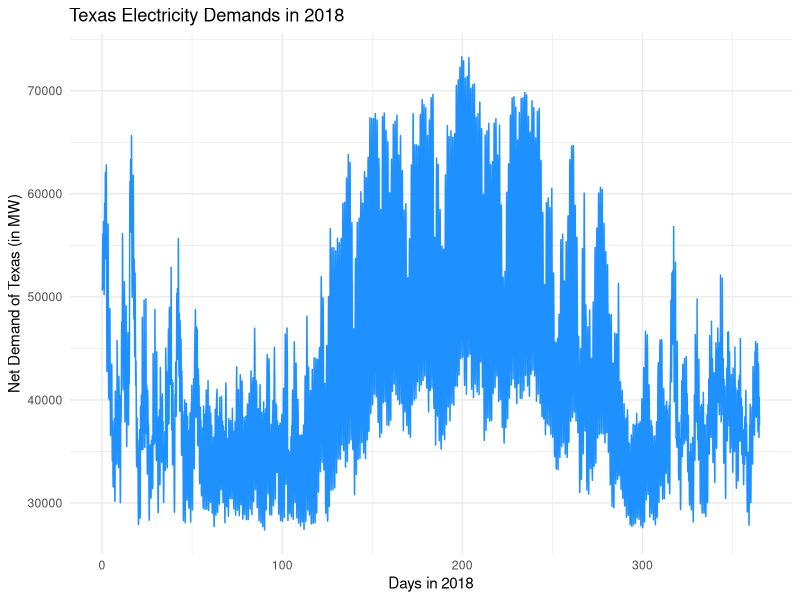
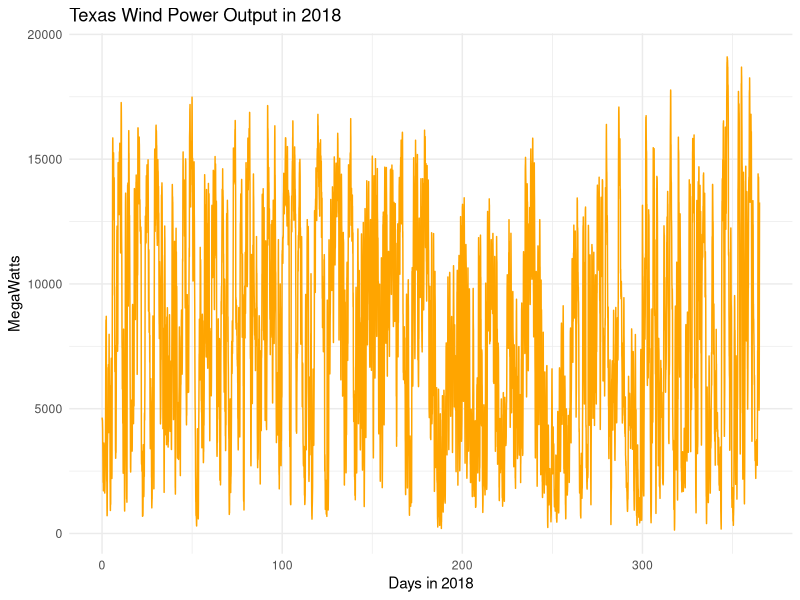

Recreate these plots in R, in order. (Note: this script raises an error after producing the figures.)
## ---- chunk 1
knitr::opts_chunk$set(collapse=TRUE, comment="##", fig.retina=2, fig.path = "README_figs/README-")
## ---- chunk 2
new_cran_packages <- c("ggplot2", "caret","stringr")
existing_packages <- installed.packages()[,"Package"]
missing_packages <- new_cran_packages[!(new_cran_packages %in% existing_packages)]
if(length(missing_packages)){
    install.packages(missing_packages)
}

library(ggplot2)
library(stringr)
library(caret)
## ---- chunk 3
dfDemand = read.csv("ERCOT_2018_Hourly_Wind_Output.csv")
demands = dfDemand$ERCOT.Load..MW
numberOfDays = length(demands)/24
## ---- chunk 4
days = vector(length = numberOfDays * 24)
for (hour in seq_len(numberOfDays * 24)) {
  days[hour] = hour / 24 
}

ggplot(dfDemand, aes(x = days, y = demands)) + geom_line(color = "dodgerblue") + 
  labs(title = "Texas Electricity Demands in 2018", x = "Days in 2018", y = "Net Demand of Texas (in MW)") +
  theme_minimal()
## ---- chunk 5
dfDemand$Windless_Load = dfDemand$ERCOT.Load..MW - dfDemand$Total.Wind.Output..MW
windDemand = dfDemand$Windless_Load
windOutput = dfDemand$Total.Wind.Output..MW

ggplot(dfDemand, aes(x = days, y = windOutput)) + geom_line(color = "orange") + 
  labs(title = "Texas Wind Power Output in 2018", x = "Days in 2018", y = "MegaWatts") + theme_minimal()
## ---- chunk 6
monthOfJan = dfDemand[grep("Jan", dfDemand$Date), ]
monthOfJan$Day = str_split_fixed(monthOfJan$ï..time.date.stamp, " ", 2)[,1]
monthOfJan$Hour = str_split_fixed(monthOfJan$ï..time.date.stamp, " ", 2)[,2]
monthOfJan$Day = as.Date(monthOfJan$Day, "%m/%d/%Y")
monthOfJan$Hour = as.numeric(format(strptime(monthOfJan$Hour,"%H:%M:%S"),'%H'))

#monthOfJan = monthOfJan %>% 
 # mutate(weekday = weekdays(Day)) %>%
  #mutate(weekday = factor(weekday, levels = c("Sunday", "Monday", "Tuesday", "Wednesday",
   #                                           "Thursday", "Friday", "Saturday")))

theme_heatmap = theme_light() +
  theme(panel.grid = element_blank(),
        panel.border = element_blank(),
        plot.title = element_text(face = "bold", size = 11, hjust = 0.5),
        axis.ticks = element_blank(),
        axis.title.x = element_blank(),
        axis.title.y = element_text(size = 10),
        axis.text.x = element_text(size = 10, angle = 90, hjust = 1),
        axis.text.y = element_text(size = 8))

ggJan = ggplot(monthOfJan, mapping = aes(x = Date, y = Hour, fill = ERCOT.Load..MW)) +
  geom_tile(colour = "white") + 
  scale_fill_gradient(low = "#f4fff6", high= "#0bb730") +
  scale_y_reverse(breaks=c(23:0), labels=c(23:0), expand = c(0,0)) +
  scale_x_discrete(expand = c(0,0), position = "top") +
  labs(title = "Electricity Demand Profile in January 2018", y = "Hour of Day", fill = "Load (in MW)") + 
  theme_heatmap 

print(ggJan)
## ---- chunk 7
monthOfJuly <- dfDemand[grep("Jul", dfDemand$Date), ]
monthOfJuly$Day = str_split_fixed(monthOfJuly$ï..time.date.stamp, " ", 2)[,1]
monthOfJuly$Hour = str_split_fixed(monthOfJuly$ï..time.date.stamp, " ", 2)[,2]
monthOfJuly$Day = as.Date(monthOfJuly$Day, "%m/%d/%Y")
monthOfJuly$Hour = as.numeric(format(strptime(monthOfJuly$Hour,"%H:%M:%S"),'%H'))

ggJuly = ggplot(monthOfJuly, mapping = aes(x = Date, y = Hour, fill = ERCOT.Load..MW)) +
  geom_tile(colour = "white") + 
  scale_fill_gradient(low = "#f4fff6", high= "#0bb730") +
  scale_y_reverse(breaks=c(23:0), labels=c(23:0), expand = c(0,0)) +
  scale_x_discrete(expand = c(0,0), position = "top") +
  labs(title = "Electricity Demand Profile in July 2018", y = "Hour of Day", fill = "Load (in MW)") +
  theme_heatmap 

print(ggJuly)
## ---- chunk 8
daysToTrainOn = c(-7,-2,-1)
rangeOfDays = seq(-min(daysToTrainOn), numberOfDays - 1, by = 1)
Y = NULL
for (day in rangeOfDays) {
  Y = rbind(Y, dfDemand$ERCOT.Load..MW[(day * 24): ((day + 1) * 24 - 1)])
}

X = NULL
for (day in rangeOfDays) {
  X_temp = cbind(t(dfDemand$ERCOT.Load..MW[(((day - 7)*24 +1)):((day - 7 + 1)*24)]),
            t(dfDemand$ERCOT.Load..MW[(((day - 2)*24) +1):((day - 2 + 1)*24)]),
            t(dfDemand$ERCOT.Load..MW[(((day - 1)*24) +1):((day - 1 + 1)*24)]))
  X = rbind(X, X_temp)
}
dim(X)
dim(Y)

Y = data.frame(Y)
X = data.frame(X)
## ---- chunk 9
# Windless 
#daysToTrainOn = c(-7,-2,-1)
#rangeOfDays = seq(-min(daysToTrainOn), numberOfDays - 1, by = 1)

#Y = NULL
#for (day in rangeOfDays) {
 # Y = rbind(Y, dfDemand$Windless_Load[(day * 24): ((day + 1) * 24 - 1)])
#}

#X = NULL
#for (day in rangeOfDays) {
 # X_temp = cbind(t(dfDemand$Windless_Load[(((day - 7)*24 +1)):((day - 7 + 1)*24)]),
  #          t(dfDemand$Windless_Load[(((day - 2)*24) +1):((day - 2 + 1)*24)]),
   #         t(dfDemand$Windless_Load[(((day - 1)*24) +1):((day - 1 + 1)*24)]))
  #X = rbind(X, X_temp)
#}
#dim(X)
#dim(Y)
## ---- chunk 10
test_inds = createDataPartition(y = 1:nrow(Y), p = 0.2, list = F)

X_test = X[test_inds, ]; Y_test = Y[test_inds,]
X_train = X[-test_inds, ]; Y_train = Y[-test_inds,]


colnames(Y_train) = c("day0.00", "day0.01",  "day0.02", "day0.03", "day0.04", "day0.05", "day0.06", "day0.07"
                , "day0.08", "day0.09", "day0.10", "day0.11", "day0.12", "day0.13", "day0.14", "day0.15",
                 "day0.16", "day0.17", "day0.18", "day0.19", "day0.20", "day0.21", "day0.22", "day0.23")

colnames(Y_test) = c("day0.00", "day0.01",  "day0.02", "day0.03", "day0.04", "day0.05", "day0.06", "day0.07"
                , "day0.08", "day0.09", "day0.10", "day0.11", "day0.12", "day0.13", "day0.14", "day0.15",
                 "day0.16", "day0.17", "day0.18", "day0.19", "day0.20", "day0.21", "day0.22", "day0.23")

colnames(X_train) = c("day7.00", "day7.01",  "day7.02", "day7.03", "day7.04", "day7.05", "day7.06", "day7.07"
                , "day7.08", "day7.09", "day7.10", "day7.11", "day7.12", "day7.13", "day7.14", "day7.15",
                 "day7.16", "day7.17", "day7.18", "day7.19", "day7.20", "day7.21", "day7.22", "day7.23",
                
                "day2.00", "day2.01",  "day2.02", "day2.03", "day2.04", "day2.05", "day2.06", "day2.07"
                , "day2.08", "day2.09", "day2.10", "day2.11", "day2.12", "day2.13", "day2.14", "day2.15",
                 "day2.16", "day2.17", "day2.18", "day2.19", "day2.20", "day2.21", "day2.22", "day2.23",
                
                "day1.00", "day1.01",  "day1.02", "day1.03", "day1.04", "day1.05", "day1.06", "day1.07"
                , "day1.08", "day1.09", "day1.10", "day1.11", "day1.12", "day1.13", "day1.14", "day1.15",
                 "day1.16", "day1.17", "day1.18", "day1.19", "day1.20", "day1.21", "day1.22", "day1.23")

colnames(X_test) = c("day7.00", "day7.01",  "day7.02", "day7.03", "day7.04", "day7.05", "day7.06", "day7.07"
                , "day7.08", "day7.09", "day7.10", "day7.11", "day7.12", "day7.13", "day7.14", "day7.15",
                 "day7.16", "day7.17", "day7.18", "day7.19", "day7.20", "day7.21", "day7.22", "day7.23",
                
                "day2.00", "day2.01",  "day2.02", "day2.03", "day2.04", "day2.05", "day2.06", "day2.07"
                , "day2.08", "day2.09", "day2.10", "day2.11", "day2.12", "day2.13", "day2.14", "day2.15",
                 "day2.16", "day2.17", "day2.18", "day2.19", "day2.20", "day2.21", "day2.22", "day2.23",
                
                "day1.00", "day1.01",  "day1.02", "day1.03", "day1.04", "day1.05", "day1.06", "day1.07"
                , "day1.08", "day1.09", "day1.10", "day1.11", "day1.12", "day1.13", "day1.14", "day1.15",
                 "day1.16", "day1.17", "day1.18", "day1.19", "day1.20", "day1.21", "day1.22", "day1.23")
dim(X_train)
dim(X_test)
dim(Y_train)
dim(Y_test)
## ---- chunk 11
#predict the load at each hour using linear regression

#retrieve training data at hour i
data00 = data.frame(Y_train$day0.00,X_train$day7.00,X_train$day2.00,X_train$day1.00)
data01 = data.frame(Y_train$day0.01,X_train$day7.01,X_train$day2.01,X_train$day1.01)
data02 = data.frame(Y_train$day0.02,X_train$day7.02,X_train$day2.02,X_train$day1.02)
data03 = data.frame(Y_train$day0.03,X_train$day7.03,X_train$day2.03,X_train$day1.03)
data04 = data.frame(Y_train$day0.04,X_train$day7.04,X_train$day2.04,X_train$day1.04)
data05 = data.frame(Y_train$day0.05,X_train$day7.05,X_train$day2.05,X_train$day1.05)
data06 = data.frame(Y_train$day0.06,X_train$day7.06,X_train$day2.06,X_train$day1.06)
data07 = data.frame(Y_train$day0.07,X_train$day7.07,X_train$day2.07,X_train$day1.07)
data08 = data.frame(Y_train$day0.08,X_train$day7.08,X_train$day2.08,X_train$day1.08)
data09 = data.frame(Y_train$day0.09,X_train$day7.09,X_train$day2.09,X_train$day1.09)
data10 = data.frame(Y_train$day0.10,X_train$day7.10,X_train$day2.10,X_train$day1.10)
data11 = data.frame(Y_train$day0.11,X_train$day7.11,X_train$day2.11,X_train$day1.11)
data12 = data.frame(Y_train$day0.12,X_train$day7.12,X_train$day2.12,X_train$day1.12)
data13 = data.frame(Y_train$day0.13,X_train$day7.13,X_train$day2.13,X_train$day1.13)
data14 = data.frame(Y_train$day0.14,X_train$day7.14,X_train$day2.14,X_train$day1.14)
data15 = data.frame(Y_train$day0.15,X_train$day7.15,X_train$day2.15,X_train$day1.15)
data16 = data.frame(Y_train$day0.16,X_train$day7.16,X_train$day2.16,X_train$day1.16)
data17 = data.frame(Y_train$day0.17,X_train$day7.17,X_train$day2.17,X_train$day1.17)
data18 = data.frame(Y_train$day0.18,X_train$day7.18,X_train$day2.18,X_train$day1.18)
data19 = data.frame(Y_train$day0.19,X_train$day7.19,X_train$day2.19,X_train$day1.19)
data20 = data.frame(Y_train$day0.20,X_train$day7.20,X_train$day2.20,X_train$day1.20)
data21 = data.frame(Y_train$day0.21,X_train$day7.21,X_train$day2.21,X_train$day1.21)
data22 = data.frame(Y_train$day0.22,X_train$day7.22,X_train$day2.22,X_train$day1.22)
data23 = data.frame(Y_train$day0.23,X_train$day7.23,X_train$day2.23,X_train$day1.23)


#name our variables
colnames(data00) <- c('day0','pday7','pday2','pday1')
colnames(data01) <- c('day0','pday7','pday2','pday1')
colnames(data02) <- c('day0','pday7','pday2','pday1')
colnames(data03) <- c('day0','pday7','pday2','pday1')
colnames(data04) <- c('day0','pday7','pday2','pday1')
colnames(data05) <- c('day0','pday7','pday2','pday1')
colnames(data06) <- c('day0','pday7','pday2','pday1')
colnames(data07) <- c('day0','pday7','pday2','pday1')
colnames(data08) <- c('day0','pday7','pday2','pday1')
colnames(data09) <- c('day0','pday7','pday2','pday1')
colnames(data10) <- c('day0','pday7','pday2','pday1')
colnames(data11) <- c('day0','pday7','pday2','pday1')
colnames(data12) <- c('day0','pday7','pday2','pday1')
colnames(data13) <- c('day0','pday7','pday2','pday1')
colnames(data14) <- c('day0','pday7','pday2','pday1')
colnames(data15) <- c('day0','pday7','pday2','pday1')
colnames(data16) <- c('day0','pday7','pday2','pday1')
colnames(data17) <- c('day0','pday7','pday2','pday1')
colnames(data18) <- c('day0','pday7','pday2','pday1')
colnames(data19) <- c('day0','pday7','pday2','pday1')
colnames(data20) <- c('day0','pday7','pday2','pday1')
colnames(data21) <- c('day0','pday7','pday2','pday1')
colnames(data22) <- c('day0','pday7','pday2','pday1')
colnames(data23) <- c('day0','pday7','pday2','pday1')

#linear model to predict load at hour i
mod0 = lm(day0 ~., data = data00)
mod1 = lm(day0 ~., data = data01)
mod2 = lm(day0 ~., data = data02)
mod3 = lm(day0 ~., data = data03)
mod4 = lm(day0 ~., data = data04)
mod5 = lm(day0 ~., data = data05)
mod6 = lm(day0 ~., data = data06)
mod7 = lm(day0 ~., data = data07)
mod8 = lm(day0 ~., data = data08)
mod9 = lm(day0 ~., data = data09)
mod10 = lm(day0 ~., data = data10)
mod11 = lm(day0 ~., data = data11)
mod12 = lm(day0 ~., data = data12)
mod13 = lm(day0 ~., data = data13)
mod14 = lm(day0 ~., data = data14)
mod15 = lm(day0 ~., data = data15)
mod16 = lm(day0 ~., data = data16)
mod17 = lm(day0 ~., data = data17)
mod18 = lm(day0 ~., data = data18)
mod19 = lm(day0 ~., data = data19)
mod20 = lm(day0 ~., data = data20)
mod21 = lm(day0 ~., data = data21)
mod22 = lm(day0 ~., data = data22)
mod23 = lm(day0 ~., data = data23)

#retrieve testing data at hour i
newdat0 = data.frame(pday7 = X_test$day7.00, pday2=X_test$day2.00, pday1=X_test$day1.00)
newdat1 = data.frame(pday7 = X_test$day7.01, pday2=X_test$day2.01, pday1=X_test$day1.01)
newdat2 = data.frame(pday7 = X_test$day7.02, pday2=X_test$day2.02, pday1=X_test$day1.02)
newdat3 = data.frame(pday7 = X_test$day7.03, pday2=X_test$day2.03, pday1=X_test$day1.03)
newdat4 = data.frame(pday7 = X_test$day7.04, pday2=X_test$day2.04, pday1=X_test$day1.04)
newdat5 = data.frame(pday7 = X_test$day7.05, pday2=X_test$day2.05, pday1=X_test$day1.05)
newdat6 = data.frame(pday7 = X_test$day7.06, pday2=X_test$day2.06, pday1=X_test$day1.06)
newdat7 = data.frame(pday7 = X_test$day7.07, pday2=X_test$day2.07, pday1=X_test$day1.07)
newdat8 = data.frame(pday7 = X_test$day7.08, pday2=X_test$day2.08, pday1=X_test$day1.08)
newdat9 = data.frame(pday7 = X_test$day7.09, pday2=X_test$day2.09, pday1=X_test$day1.09)
newdat10 = data.frame(pday7 = X_test$day7.10, pday2=X_test$day2.10, pday1=X_test$day1.10)
newdat11 = data.frame(pday7 = X_test$day7.11, pday2=X_test$day2.11, pday1=X_test$day1.11)
newdat12 = data.frame(pday7 = X_test$day7.12, pday2=X_test$day2.12, pday1=X_test$day1.12)
newdat13 = data.frame(pday7 = X_test$day7.13, pday2=X_test$day2.13, pday1=X_test$day1.13)
newdat14 = data.frame(pday7 = X_test$day7.14, pday2=X_test$day2.14, pday1=X_test$day1.14)
newdat15 = data.frame(pday7 = X_test$day7.15, pday2=X_test$day2.15, pday1=X_test$day1.15)
newdat16 = data.frame(pday7 = X_test$day7.16, pday2=X_test$day2.16, pday1=X_test$day1.16)
newdat17 = data.frame(pday7 = X_test$day7.17, pday2=X_test$day2.17, pday1=X_test$day1.17)
newdat18 = data.frame(pday7 = X_test$day7.18, pday2=X_test$day2.18, pday1=X_test$day1.18)
newdat19 = data.frame(pday7 = X_test$day7.19, pday2=X_test$day2.19, pday1=X_test$day1.19)
newdat20 = data.frame(pday7 = X_test$day7.20, pday2=X_test$day2.20, pday1=X_test$day1.20)
newdat21 = data.frame(pday7 = X_test$day7.21, pday2=X_test$day2.21, pday1=X_test$day1.21)
newdat22 = data.frame(pday7 = X_test$day7.22, pday2=X_test$day2.22, pday1=X_test$day1.22)
newdat23 = data.frame(pday7 = X_test$day7.23, pday2=X_test$day2.23, pday1=X_test$day1.23)


#use our model to predict the expect load at hour 0
predict(mod0, newdata = newdat0)[1]

# 72 numbers should be returned; 1 for each day
## ---- chunk 12
temp = NULL
for (i in 1:24) {
  temp = rbind(temp, c(i-1, predict(eval(as.name(paste0('mod',i-1))), newdata = eval(as.name(paste0('newdat',i-1))))[1]))
}
temp
## ---- chunk 13
data <- list(dat0 = list(model = mod0, test = newdat0),
             dat1 = list(model = mod1, test = newdat1),
             dat2 = list(model = mod2, test = newdat2),
             dat3 = list(model = mod3, test = newdat3),
             dat4 = list(model = mod4, test = newdat4),
             dat5 = list(model = mod5, test = newdat5),
             dat6 = list(model = mod6, test = newdat6),
             dat7 = list(model = mod7, test = newdat7),
             dat8 = list(model = mod8, test = newdat8),
             dat9 = list(model = mod9, test = newdat9),
             dat10 = list(model = mod10, test = newdat10),
             dat11 = list(model = mod11, test = newdat11),
             dat12 = list(model = mod12, test = newdat12),
             dat13 = list(model = mod13, test = newdat13),
             dat14 = list(model = mod14, test = newdat14),
             dat15 = list(model = mod15, test = newdat15),
             dat16 = list(model = mod16, test = newdat16),
             dat17 = list(model = mod17, test = newdat17),
             dat18 = list(model = mod18, test = newdat18),
             dat19 = list(model = mod19, test = newdat19),
             dat20 = list(model = mod20, test = newdat20),
             dat21 = list(model = mod21, test = newdat21),
             dat22 = list(model = mod22, test = newdat22),
             dat23 = list(model = mod23, test = newdat23))
res = sapply(data, function(dat) predict(dat$model, newdata = dat$test)[1])
res
